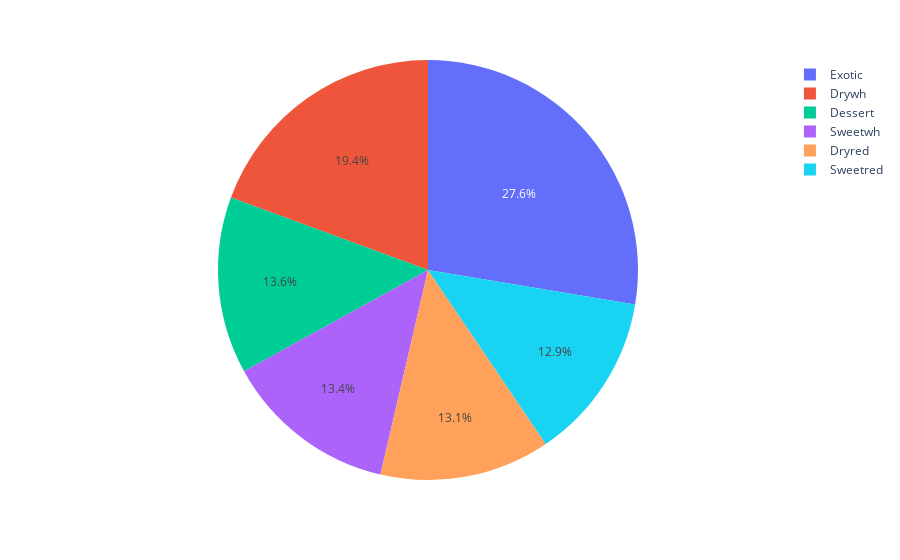

Notebook cell for this chart:
### Code cell
fig = px.pie(wine_pref, names = ['Dryred','Sweetred','Drywh','Sweetwh','Dessert','Exotic'], values = "Cluster0")
fig.show()

### Figure 1 — Plotly figure (JSON) as saved in the notebook; plotly's stock layout.template omitted (floating-point values rounded to 4 significant figures)
{"data": [{"domain": {"x": [0, 1], "y": [0, 1]}, "hovertemplate": "label=%{label}<br>Cluster0=%{value}<extra></extra>", "labels": ["Dryred", "Sweetred", "Drywh", "Sweetwh", "Dessert", "Exotic"], "legendgroup": "", "name": "", "showlegend": true, "type": "pie", "values": [18.11, 17.82, 26.79, 18.45, 18.82, 38.17]}], "layout": {"legend": {"tracegroupgap": 0}, "margin": {"t": 60}}}
